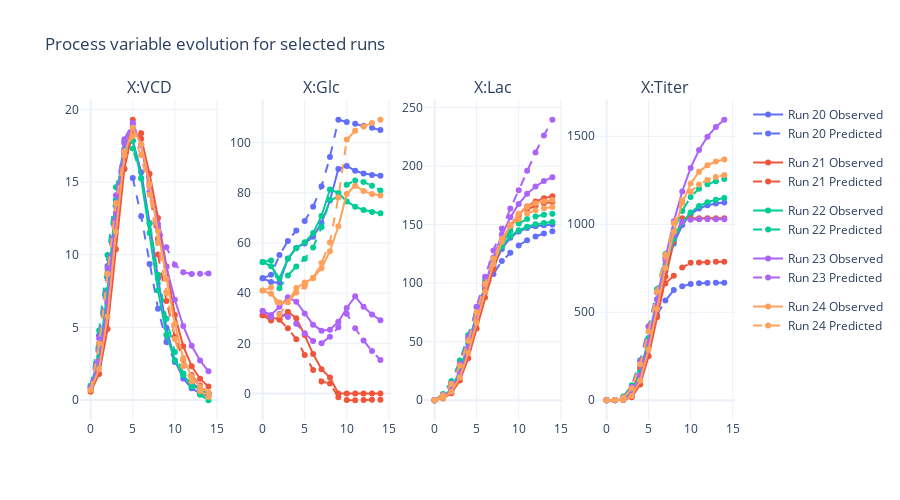

The cell this chart's notebook holds for it:
### Code cell
plot_predicted_profile(
    X_test.transpose(1, 2, 0), 
	X_test_pred.transpose(1, 2, 0), 
	X_columns, select_runs=[20, 21, 22, 23, 24], height=500
)

### Figure 1 — Plotly figure (JSON) as saved in the notebook; plotly's stock layout.template omitted (floating-point values rounded to 4 significant figures)
{"data": [{"legendgroup": "group_20", "marker": {"color": "#636EFA"}, "name": "Run 20 Observed", "showlegend": true, "type": "scatter", "x": [0, 1, 2, 3, 4, 5, 6, 7, 8, 9, 10, 11, 12, 13, 14], "xaxis": "x", "y": [0.8214, 2.541, 6.62, 12.7, 17.19, 17.85, 15.67, 12.19, 8.37, 4.976, 2.706, 1.475, 0.8075, 0.4436, 0.2441], "yaxis": "y"}, {"legendgroup": "group_20", "line": {"dash": "dash"}, "marker": {"color": "#636EFA"}, "name": "Run 20 Predicted", "showlegend": true, "type": "scatter", "x": [0, 1, 2, 3, 4, 5, 6, 7, 8, 9, 10, 11, 12, 13, 14], "xaxis": "x", "y": [0.8214, 4.446, 9.221, 13.7, 15.9, 15.27, 12.64, 9.364, 6.278, 3.981, 2.611, 1.754, 1.173, 0.7464, 0.4117], "yaxis": "y"}, {"legendgroup": "group_20", "marker": {"color": "#636EFA"}, "name": "Run 20 Observed", "showlegend": false, "type": "scatter", "x": [0, 1, 2, 3, 4, 5, 6, 7, 8, 9, 10, 11, 12, 13, 14], "xaxis": "x2", "y": [45.92, 44.45, 44.13, 53.79, 58.05, 59.83, 62.47, 67.93, 76.95, 89.49, 90.73, 88.78, 87.72, 87.13, 86.81], "yaxis": "y2"}, {"legendgroup": "group_20", "line": {"dash": "dash"}, "marker": {"color": "#636EFA"}, "name": "Run 20 Predicted", "showlegend": false, "type": "scatter", "x": [0, 1, 2, 3, 4, 5, 6, 7, 8, 9, 10, 11, 12, 13, 14], "xaxis": "x2", "y": [45.92, 47.32, 55.17, 60.81, 64.97, 68.79, 74.41, 82.59, 94.28, 109.1, 108.3, 107.5, 106.8, 105.9, 105.0], "yaxis": "y2"}, {"legendgroup": "group_20", "marker": {"color": "#636EFA"}, "name": "Run 20 Observed", "showlegend": false, "type": "scatter", "x": [0, 1, 2, 3, 4, 5, 6, 7, 8, 9, 10, 11, 12, 13, 14], "xaxis": "x3", "y": [0, 2.212, 8.471, 22.32, 44.25, 69.92, 94.3, 114.4, 129.2, 138.8, 144.1, 147.0, 148.6, 149.5, 150.0], "yaxis": "y3"}, {"legendgroup": "group_20", "line": {"dash": "dash"}, "marker": {"color": "#636EFA"}, "name": "Run 20 Predicted", "showlegend": false, "type": "scatter", "x": [0, 1, 2, 3, 4, 5, 6, 7, 8, 9, 10, 11, 12, 13, 14], "xaxis": "x3", "y": [0, 4.987, 15.05, 31.27, 51.7, 73.21, 92.47, 107.8, 119.0, 126.0, 132.2, 136.6, 139.9, 142.4, 144.4], "yaxis": "y3"}, {"legendgroup": "group_20", "marker": {"color": "#636EFA"}, "name": "Run 20 Observed", "showlegend": false, "type": "scatter", "x": [0, 1, 2, 3, 4, 5, 6, 7, 8, 9, 10, 11, 12, 13, 14], "xaxis": "x4", "y": [0, 0.1271, 3.201, 31.21, 132.7, 315.7, 532.1, 733.2, 890.8, 995.9, 1056.0, 1090.0, 1108.0, 1118.0, 1124.0], "yaxis": "y4"}, {"legendgroup": "group_20", "line": {"dash": "dash"}, "marker": {"color": "#636EFA"}, "name": "Run 20 Predicted", "showlegend": false, "type": "scatter", "x": [0, 1, 2, 3, 4, 5, 6, 7, 8, 9, 10, 11, 12, 13, 14], "xaxis": "x4", "y": [0, 1.517, 16.6, 70.65, 190.7, 352.4, 486.4, 566.4, 626.5, 647.8, 660.4, 664.9, 666.7, 667.5, 667.7], "yaxis": "y4"}, {"legendgroup": "group_21", "marker": {"color": "#EF553B"}, "name": "Run 21 Observed", "showlegend": true, "type": "scatter", "x": [0, 1, 2, 3, 4, 5, 6, 7, 8, 9, 10, 11, 12, 13, 14], "xaxis": "x", "y": [0.5765, 1.787, 4.877, 10.37, 15.92, 18.53, 17.98, 15.56, 12.52, 9.203, 5.85, 3.697, 2.328, 1.463, 0.9179], "yaxis": "y"}, {"legendgroup": "group_21", "line": {"dash": "dash"}, "marker": {"color": "#EF553B"}, "name": "Run 21 Predicted", "showlegend": true, "type": "scatter", "x": [0, 1, 2, 3, 4, 5, 6, 7, 8, 9, 10, 11, 12, 13, 14], "xaxis": "x", "y": [0.5765, 2.782, 6.741, 11.77, 16.66, 19.29, 18.36, 14.65, 10.02, 6.806, 4.357, 2.764, 1.71, 0.9906, 0.4871], "yaxis": "y"}, {"legendgroup": "group_21", "marker": {"color": "#EF553B"}, "name": "Run 21 Observed", "showlegend": false, "type": "scatter", "x": [0, 1, 2, 3, 4, 5, 6, 7, 8, 9, 10, 11, 12, 13, 14], "xaxis": "x2", "y": [31.22, 30.19, 29.67, 32.61, 29.97, 23.28, 15.7, 9.675, 6.368, -8.746e-08, -2.679e-09, 6.55e-09, 3.792e-09, -3.011e-08, 1.233e-08], "yaxis": "y2"}, {"legendgroup": "group_21", "line": {"dash": "dash"}, "marker": {"color": "#EF553B"}, "name": "Run 21 Predicted", "showlegend": false, "type": "scatter", "x": [0, 1, 2, 3, 4, 5, 6, 7, 8, 9, 10, 11, 12, 13, 14], "xaxis": "x2", "y": [31.22, 29.06, 29.4, 25.95, 21.62, 15.31, 9.36, 4.806, 3.959, -1.49, -2.601, -2.709, -2.615, -2.52, -2.47], "yaxis": "y2"}, {"legendgroup": "group_21", "marker": {"color": "#EF553B"}, "name": "Run 21 Observed", "showlegend": false, "type": "scatter", "x": [0, 1, 2, 3, 4, 5, 6, 7, 8, 9, 10, 11, 12, 13, 14], "xaxis": "x3", "y": [0, 1.55, 6.05, 16.81, 35.95, 61.19, 87.78, 112.1, 132.3, 148.1, 158.8, 165.5, 169.8, 172.5, 174.2], "yaxis": "y3"}, {"legendgroup": "group_21", "line": {"dash": "dash"}, "marker": {"color": "#EF553B"}, "name": "Run 21 Predicted", "showlegend": false, "type": "scatter", "x": [0, 1, 2, 3, 4, 5, 6, 7, 8, 9, 10, 11, 12, 13, 14], "xaxis": "x3", "y": [0, 3.004, 10.14, 23.62, 43.52, 68.84, 95.52, 119.0, 136.5, 149.6, 157.7, 162.9, 166.1, 168.2, 169.4], "yaxis": "y3"}, {"legendgroup": "group_21", "marker": {"color": "#EF553B"}, "name": "Run 21 Observed", "showlegend": false, "type": "scatter", "x": [0, 1, 2, 3, 4, 5, 6, 7, 8, 9, 10, 11, 12, 13, 14], "xaxis": "x4", "y": [0, 0.08263, 1.597, 17.11, 88.95, 249.6, 471.5, 702.7, 906.0, 1034.0, 1034.0, 1034.0, 1034.0, 1034.0, 1034.0], "yaxis": "y4"}, {"legendgroup": "group_21", "line": {"dash": "dash"}, "marker": {"color": "#EF553B"}, "name": "Run 21 Predicted", "showlegend": false, "type": "scatter", "x": [0, 1, 2, 3, 4, 5, 6, 7, 8, 9, 10, 11, 12, 13, 14], "xaxis": "x4", "y": [0, 0.6149, 7.323, 44.75, 175.2, 340.0, 524.5, 664.0, 707.8, 753.7, 781.3, 783.1, 784.7, 786.4, 787.5], "yaxis": "y4"}, {"legendgroup": "group_22", "marker": {"color": "#00CC96"}, "name": "Run 22 Observed", "showlegend": true, "type": "scatter", "x": [0, 1, 2, 3, 4, 5, 6, 7, 8, 9, 10, 11, 12, 13, 14], "xaxis": "x", "y": [0.9745, 2.998, 7.573, 13.79, 17.78, 17.84, 15.24, 11.48, 7.529, 4.483, 2.733, 1.699, 1.07, 0.6793, 0.4336], "yaxis": "y"}, {"legendgroup": "group_22", "line": {"dash": "dash"}, "marker": {"color": "#00CC96"}, "name": "Run 22 Predicted", "showlegend": true, "type": "scatter", "x": [0, 1, 2, 3, 4, 5, 6, 7, 8, 9, 10, 11, 12, 13, 14], "xaxis": "x", "y": [0.9745, 4.773, 9.976, 14.64, 17.29, 17.3, 15.28, 12.15, 8.619, 5.591, 3.295, 1.821, 0.9202, 0.3509, -0.02053], "yaxis": "y"}, {"legendgroup": "group_22", "marker": {"color": "#00CC96"}, "name": "Run 22 Observed", "showlegend": false, "type": "scatter", "x": [0, 1, 2, 3, 4, 5, 6, 7, 8, 9, 10, 11, 12, 13, 14], "xaxis": "x2", "y": [52.45, 50.7, 45.86, 53.69, 57.94, 60.27, 63.95, 70.77, 81.37, 79.95, 76.57, 74.48, 73.18, 72.36, 71.83], "yaxis": "y2"}, {"legendgroup": "group_22", "line": {"dash": "dash"}, "marker": {"color": "#00CC96"}, "name": "Run 22 Predicted", "showlegend": false, "type": "scatter", "x": [0, 1, 2, 3, 4, 5, 6, 7, 8, 9, 10, 11, 12, 13, 14], "xaxis": "x2", "y": [52.45, 53.03, 41.97, 47.08, 50.59, 53.73, 58.2, 66.32, 77.22, 78.26, 83.27, 84.95, 84.35, 82.86, 80.97], "yaxis": "y2"}, {"legendgroup": "group_22", "marker": {"color": "#00CC96"}, "name": "Run 22 Observed", "showlegend": false, "type": "scatter", "x": [0, 1, 2, 3, 4, 5, 6, 7, 8, 9, 10, 11, 12, 13, 14], "xaxis": "x3", "y": [0, 2.62, 9.893, 25.29, 48.48, 74.55, 98.59, 117.9, 131.6, 140.0, 145.1, 148.2, 150.2, 151.4, 152.2], "yaxis": "y3"}, {"legendgroup": "group_22", "line": {"dash": "dash"}, "marker": {"color": "#00CC96"}, "name": "Run 22 Predicted", "showlegend": false, "type": "scatter", "x": [0, 1, 2, 3, 4, 5, 6, 7, 8, 9, 10, 11, 12, 13, 14], "xaxis": "x3", "y": [0, 5.291, 16.51, 33.86, 55.8, 79.69, 102.2, 121.2, 134.6, 144.8, 151.0, 154.7, 156.9, 158.3, 159.2], "yaxis": "y3"}, {"legendgroup": "group_22", "marker": {"color": "#00CC96"}, "name": "Run 22 Observed", "showlegend": false, "type": "scatter", "x": [0, 1, 2, 3, 4, 5, 6, 7, 8, 9, 10, 11, 12, 13, 14], "xaxis": "x4", "y": [0, 0.1742, 4.579, 41.13, 158.8, 354.0, 573.5, 769.4, 916.3, 1010.0, 1068.0, 1103.0, 1126.0, 1140.0, 1149.0], "yaxis": "y4"}, {"legendgroup": "group_22", "line": {"dash": "dash"}, "marker": {"color": "#00CC96"}, "name": "Run 22 Predicted", "showlegend": false, "type": "scatter", "x": [0, 1, 2, 3, 4, 5, 6, 7, 8, 9, 10, 11, 12, 13, 14], "xaxis": "x4", "y": [0, 1.791, 20.62, 84.72, 227.7, 419.2, 630.5, 830.7, 967.4, 1076.0, 1155.0, 1202.0, 1228.0, 1245.0, 1257.0], "yaxis": "y4"}, {"legendgroup": "group_23", "marker": {"color": "#AB63FA"}, "name": "Run 23 Observed", "showlegend": true, "type": "scatter", "x": [0, 1, 2, 3, 4, 5, 6, 7, 8, 9, 10, 11, 12, 13, 14], "xaxis": "x", "y": [0.8622, 2.637, 6.776, 12.9, 17.67, 18.97, 17.53, 14.81, 11.84, 9.144, 6.892, 5.094, 3.729, 2.717, 1.972], "yaxis": "y"}, {"legendgroup": "group_23", "line": {"dash": "dash"}, "marker": {"color": "#AB63FA"}, "name": "Run 23 Predicted", "showlegend": true, "type": "scatter", "x": [0, 1, 2, 3, 4, 5, 6, 7, 8, 9, 10, 11, 12, 13, 14], "xaxis": "x", "y": [0.8622, 4.25, 9.062, 14.1, 17.94, 19.09, 17.56, 14.36, 12.12, 10.5, 9.309, 8.795, 8.673, 8.684, 8.709], "yaxis": "y"}, {"legendgroup": "group_23", "marker": {"color": "#AB63FA"}, "name": "Run 23 Observed", "showlegend": false, "type": "scatter", "x": [0, 1, 2, 3, 4, 5, 6, 7, 8, 9, 10, 11, 12, 13, 14], "xaxis": "x2", "y": [32.86, 31.32, 34.56, 38.33, 36.6, 31.92, 27.43, 25.04, 25.44, 28.58, 34.1, 38.73, 34.53, 31.47, 29.24], "yaxis": "y2"}, {"legendgroup": "group_23", "line": {"dash": "dash"}, "marker": {"color": "#AB63FA"}, "name": "Run 23 Predicted", "showlegend": false, "type": "scatter", "x": [0, 1, 2, 3, 4, 5, 6, 7, 8, 9, 10, 11, 12, 13, 14], "xaxis": "x2", "y": [32.86, 30.5, 31.71, 30.51, 27.77, 23.96, 20.9, 20.04, 22.65, 26.36, 31.81, 26.02, 21.11, 16.9, 13.33], "yaxis": "y2"}, {"legendgroup": "group_23", "marker": {"color": "#AB63FA"}, "name": "Run 23 Observed", "showlegend": false, "type": "scatter", "x": [0, 1, 2, 3, 4, 5, 6, 7, 8, 9, 10, 11, 12, 13, 14], "xaxis": "x3", "y": [0, 2.307, 8.75, 22.85, 45.23, 72.03, 98.55, 121.9, 141.1, 156.2, 167.7, 176.2, 182.5, 187.1, 190.5], "yaxis": "y3"}, {"legendgroup": "group_23", "line": {"dash": "dash"}, "marker": {"color": "#AB63FA"}, "name": "Run 23 Predicted", "showlegend": false, "type": "scatter", "x": [0, 1, 2, 3, 4, 5, 6, 7, 8, 9, 10, 11, 12, 13, 14], "xaxis": "x3", "y": [0, 4.687, 14.6, 31.2, 53.57, 79.62, 105.5, 128.0, 146.6, 163.7, 179.3, 195.9, 211.5, 226.1, 239.5], "yaxis": "y3"}, {"legendgroup": "group_23", "marker": {"color": "#AB63FA"}, "name": "Run 23 Observed", "showlegend": false, "type": "scatter", "x": [0, 1, 2, 3, 4, 5, 6, 7, 8, 9, 10, 11, 12, 13, 14], "xaxis": "x4", "y": [0, 0.1764, 3.702, 33.62, 140.0, 334.3, 573.1, 809.3, 1017.0, 1187.0, 1320.0, 1422.0, 1498.0, 1553.0, 1594.0], "yaxis": "y4"}, {"legendgroup": "group_23", "line": {"dash": "dash"}, "marker": {"color": "#AB63FA"}, "name": "Run 23 Predicted", "showlegend": false, "type": "scatter", "x": [0, 1, 2, 3, 4, 5, 6, 7, 8, 9, 10, 11, 12, 13, 14], "xaxis": "x4", "y": [0, 1.432, 16.25, 77.34, 222.3, 420.5, 612.1, 797.0, 940.0, 1013.0, 1026.0, 1029.0, 1029.0, 1029.0, 1029.0], "yaxis": "y4"}, {"legendgroup": "group_24", "marker": {"color": "#FFA15A"}, "name": "Run 24 Observed", "showlegend": true, "type": "scatter", "x": [0, 1, 2, 3, 4, 5, 6, 7, 8, 9, 10, 11, 12, 13, 14], "xaxis": "x", "y": [0.6888, 2.14, 5.729, 11.59, 16.82, 18.73, 17.59, 14.86, 11.61, 8.328, 5.228, 2.888, 1.607, 0.9053, 0.5136], "yaxis": "y"}, {"legendgroup": "group_24", "line": {"dash": "dash"}, "marker": {"color": "#FFA15A"}, "name": "Run 24 Predicted", "showlegend": true, "type": "scatter", "x": [0, 1, 2, 3, 4, 5, 6, 7, 8, 9, 10, 11, 12, 13, 14], "xaxis": "x", "y": [0.6888, 3.891, 8.678, 13.54, 17.1, 18.16, 16.85, 14.13, 10.83, 7.369, 4.194, 2.328, 1.272, 0.6232, 0.2058], "yaxis": "y"}, {"legendgroup": "group_24", "marker": {"color": "#FFA15A"}, "name": "Run 24 Observed", "showlegend": false, "type": "scatter", "x": [0, 1, 2, 3, 4, 5, 6, 7, 8, 9, 10, 11, 12, 13, 14], "xaxis": "x2", "y": [41.02, 39.78, 36.23, 36.39, 42.05, 44.21, 46.09, 49.95, 56.73, 66.66, 79.68, 82.84, 80.75, 79.58, 78.92], "yaxis": "y2"}, {"legendgroup": "group_24", "line": {"dash": "dash"}, "marker": {"color": "#FFA15A"}, "name": "Run 24 Predicted", "showlegend": false, "type": "scatter", "x": [0, 1, 2, 3, 4, 5, 6, 7, 8, 9, 10, 11, 12, 13, 14], "xaxis": "x2", "y": [41.02, 42.26, 31.32, 36.5, 40.21, 42.66, 45.92, 52.01, 60.17, 78.2, 101.2, 104.7, 106.5, 107.8, 109.1], "yaxis": "y2"}, {"legendgroup": "group_24", "marker": {"color": "#FFA15A"}, "name": "Run 24 Observed", "showlegend": false, "type": "scatter", "x": [0, 1, 2, 3, 4, 5, 6, 7, 8, 9, 10, 11, 12, 13, 14], "xaxis": "x3", "y": [0, 1.857, 7.2, 19.51, 40.27, 66.3, 92.74, 116.2, 135.3, 149.6, 159.4, 165.1, 168.2, 170.0, 171.0], "yaxis": "y3"}, {"legendgroup": "group_24", "line": {"dash": "dash"}, "marker": {"color": "#FFA15A"}, "name": "Run 24 Predicted", "showlegend": false, "type": "scatter", "x": [0, 1, 2, 3, 4, 5, 6, 7, 8, 9, 10, 11, 12, 13, 14], "xaxis": "x3", "y": [0, 4.363, 13.94, 29.7, 50.81, 75.19, 99.48, 121.1, 137.9, 148.9, 154.6, 159.4, 162.2, 163.9, 165.0], "yaxis": "y3"}, {"legendgroup": "group_24", "marker": {"color": "#FFA15A"}, "name": "Run 24 Observed", "showlegend": false, "type": "scatter", "x": [0, 1, 2, 3, 4, 5, 6, 7, 8, 9, 10, 11, 12, 13, 14], "xaxis": "x4", "y": [0, 0.09371, 2.219, 23.65, 111.0, 288.0, 518.2, 752.0, 957.2, 1119.0, 1231.0, 1298.0, 1336.0, 1357.0, 1369.0], "yaxis": "y4"}, {"legendgroup": "group_24", "line": {"dash": "dash"}, "marker": {"color": "#FFA15A"}, "name": "Run 24 Predicted", "showlegend": false, "type": "scatter", "x": [0, 1, 2, 3, 4, 5, 6, 7, 8, 9, 10, 11, 12, 13, 14], "xaxis": "x4", "y": [0, 1.131, 14.31, 67.78, 204.0, 390.5, 618.7, 825.4, 1007.0, 1136.0, 1185.0, 1226.0, 1252.0, 1269.0, 1279.0], "yaxis": "y4"}], "layout": {"annotations": [{"font": {"size": 16}, "showarrow": false, "text": "X:VCD", "x": 0.1062, "xanchor": "center", "xref": "paper", "y": 1, "yanchor": "bottom", "yref": "paper"}, {"font": {"size": 16}, "showarrow": false, "text": "X:Glc", "x": 0.3688, "xanchor": "center", "xref": "paper", "y": 1, "yanchor": "bottom", "yref": "paper"}, {"font": {"size": 16}, "showarrow": false, "text": "X:Lac", "x": 0.6313, "xanchor": "center", "xref": "paper", "y": 1, "yanchor": "bottom", "yref": "paper"}, {"font": {"size": 16}, "showarrow": false, "text": "X:Titer", "x": 0.8938, "xanchor": "center", "xref": "paper", "y": 1, "yanchor": "bottom", "yref": "paper"}], "height": 500, "showlegend": true, "title": {"text": "Process variable evolution for selected runs"}, "xaxis": {"anchor": "y", "domain": [0, 0.2125]}, "xaxis2": {"anchor": "y2", "domain": [0.2625, 0.475]}, "xaxis3": {"anchor": "y3", "domain": [0.525, 0.7375]}, "xaxis4": {"anchor": "y4", "domain": [0.7875, 1]}, "yaxis": {"anchor": "x", "domain": [0, 1]}, "yaxis2": {"anchor": "x2", "domain": [0, 1]}, "yaxis3": {"anchor": "x3", "domain": [0, 1]}, "yaxis4": {"anchor": "x4", "domain": [0, 1]}}}
